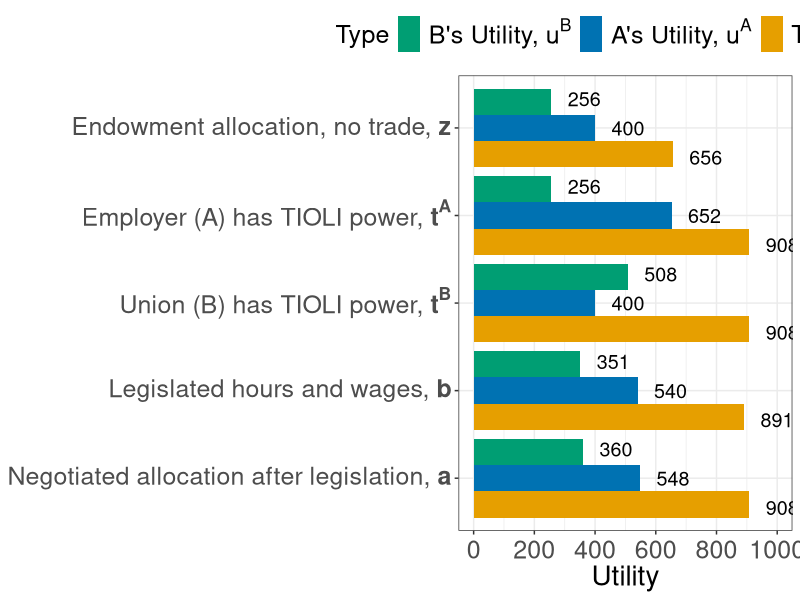
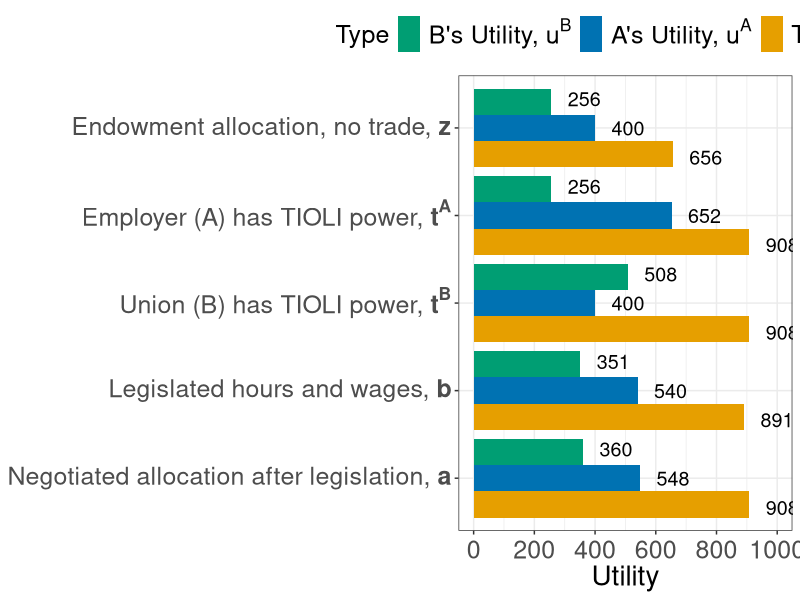

These charts were generated, in order, by the following R code:
library(tidyverse)
ua <- c(400, 652, 400, 540, 548)
ub <- c(256, 256, 508, 351, 360)
point <- c("z", "ta", "tb", "b", "a")
totalu <- c(656, 908, 908, 891, 908)
df <- tibble(point, ua, ub, totalu)
dfnar <- 
  df %>% 
  gather(type, Utility, -point) %>% 
  arrange(point)
xaxislabs <- c("a",  "b",  expression(paste(t^A)), expression(paste(t^B)), "z")
x1 <- c(expression(paste("Endowment allocation, no trade, ", bold(z))))
x2 <- c(expression(paste("Employer (A) has TIOLI power, ", bold(t^A))))
x3 <- c(expression(paste("Union (B) has TIOLI power, ", bold(t^B))))
x5 <- c(expression(paste("Negotiated allocation after legislation, ", bold(a))))
dfplot <-
  dfnar %>%
  mutate(point = factor(point, levels = c("z", "ta", "tb", "b", "a")),
         type = factor(type, levels = c("ua","ub", "totalu")))

dfnar$point <- factor(dfnar$point, levels = c("a", "b", "tb", "ta", "z"))

plot1 <- dfnar %>% 
  ggplot(aes(x = point, y = Utility)) +
  geom_bar(aes(group = type, fill = type), stat = "identity", position = position_dodge()) + 
  #geom_text(aes(x=point,y=Utility,label=Utility),vjust=90) + 
  #geom_text(aes(x = point, y = Utility, label = Utility)) +
  #scale_x_discrete(labels = xaxislabs) + 
  scale_x_discrete(labels=c("z" = x1, "ta" = x2,
                            "tb" = x3, "b" = expression(paste("Legislated hours and wages, ",bold(b))), "a" = x5)) +
  scale_y_continuous(breaks = seq(0,1000,200),
                   labels = seq(0,1000,200),
                   limits = c(0,1000)) +
  scale_fill_manual(values=c("#009E73","#0072B2","#E69F00"), 
                    name = "Type",
                    breaks = c("ub","ua", "totalu"), 
                    labels = c(expression(paste("B's Utility, ", u^B)), expression(paste("A's Utility, ", u^A)), paste("Total Utility")))+
  #xlab("Point in the Edgeworth Box") + 
  theme_bw() +
  theme(legend.position = "top",
        legend.text.align = 0,
        axis.title = element_text(size = 20),
        axis.title.y = element_blank(),
        axis.text.y = element_text(size = 18),
        #legend.title = element_text(size = 16),
        legend.text = element_text(size = 18),
        legend.title = element_text(size = 18),
        axis.text.x  = element_text(vjust = 0.5, size = 18)) + 
  geom_text(
    aes(x = point, y = Utility, label = Utility, group = type), 
    hjust = -0.5, size = 5,
    position = position_dodge(width = 1),
    inherit.aes = TRUE
  ) + 
  coord_flip() 
plot1 



ggsave("property/unions_bargraph.pdf", plot1, width = 11, height = 7)

# scale_fill_discrete(name = "", 
#                     breaks = c("ua", "ub", "totalu"), 
#                     labels = c(expression(paste("A's Utility, ", u^A)), expression(paste("B's Utility, ",u^B), "Total Utility"))
# ) +
#   scale_color_discrete(name = "", 
#                        breaks = c("ua", "ub", "totalu"), 
#                        labels = c(expression(paste("A's Utility, ", u^A)), expression(paste("B's Utility, ",u^B), "Total Utility"))
#   ) +
